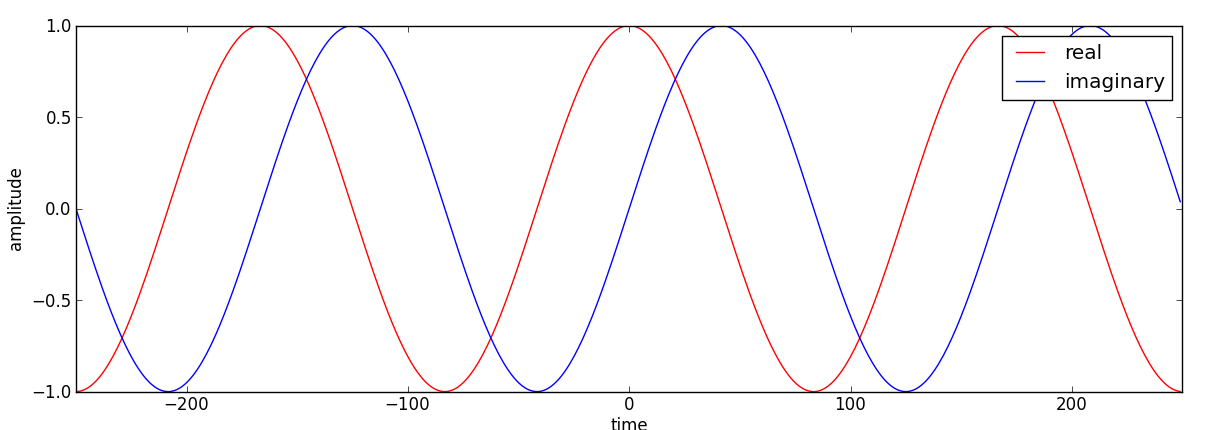

Generate this figure with Python:
import matplotlib.pyplot as plt
import numpy as np

N = 500
k = 3
plt.figure(1)

s = np.exp(1j*2*np.pi*k/N*np.arange(-N/2, N/2))
plt.plot(np.arange(-N/2, N/2), np.real(s), 'r', label="real")
plt.plot(np.arange(-N/2, N/2), np.imag(s),'b', label="imaginary")
plt.xlabel('time')
plt.ylabel('amplitude')
plt.axis([-N/2,N/2,-1,1])
plt.legend()
plt.show()
